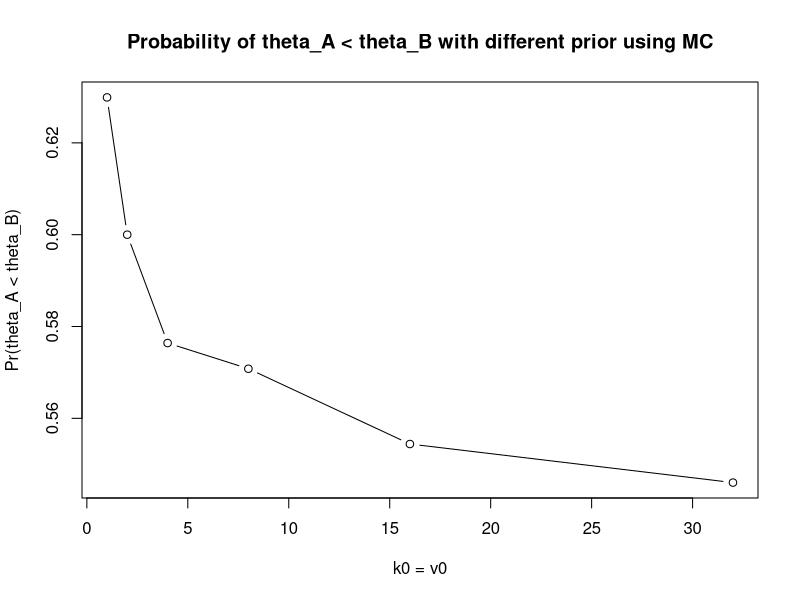

Reproduce this figure in R.
## ---- chunk 1
knitr::opts_chunk$set(echo = TRUE)
## ---- chunk 2
yA <- 75.2; yB <- 77.5
sA <- 7.3; sB <- 8.1
nA <- 16; nB <- 16
mu0 <- 10; sigma20 <- 100

N = 5
Pr = c()
for (i in 0:N){
  k0 = v0 = 2^i
  
  k_nA <- k0 + nA; k_nB <- k0 + nB
  v_nA <- v0 + nA; v_nB <- k0 + nB
  
  mu_nA <- (k0*mu0 + nA*yA)/k_nA
  mu_nB <- (k0*mu0 + nB*yB)/k_nB
  sigma2_nA <- (1/v_nA) * (v0*sigma20 + sA^2*(nA-1) + (nA*k0/k_nA)*(yA-mu0)^2)
  sigma2_nB <- (1/v_nB) * (v0*sigma20 + sB^2*(nB-1) + (nB*k0/k_nB)*(yB-mu0)^2)
  
  # Posterior
  S = 10000
  tauA_postsample <- rgamma(S, k_nA/2, k_nA*sigma2_nA/2)
  thetaA_postsample <- rnorm(S, mu_nA, sqrt(1/(k_nA*tauA_postsample)))
  tauB_postsample <- rgamma(S, k_nB/2, k_nB*sigma2_nB/2)
  thetaB_postsample <- rnorm(S, mu_nB, sqrt(1/(k_nB*tauB_postsample)))
  
  # MC Sampling
  Pr <- c(Pr, mean(thetaA_postsample < thetaB_postsample))
}

plot(2^(0:(N)), Pr, "b", xlab = "k0 = v0", ylab = "Pr(theta_A < theta_B)",
     main="Probability of theta_A < theta_B with different prior using MC")

